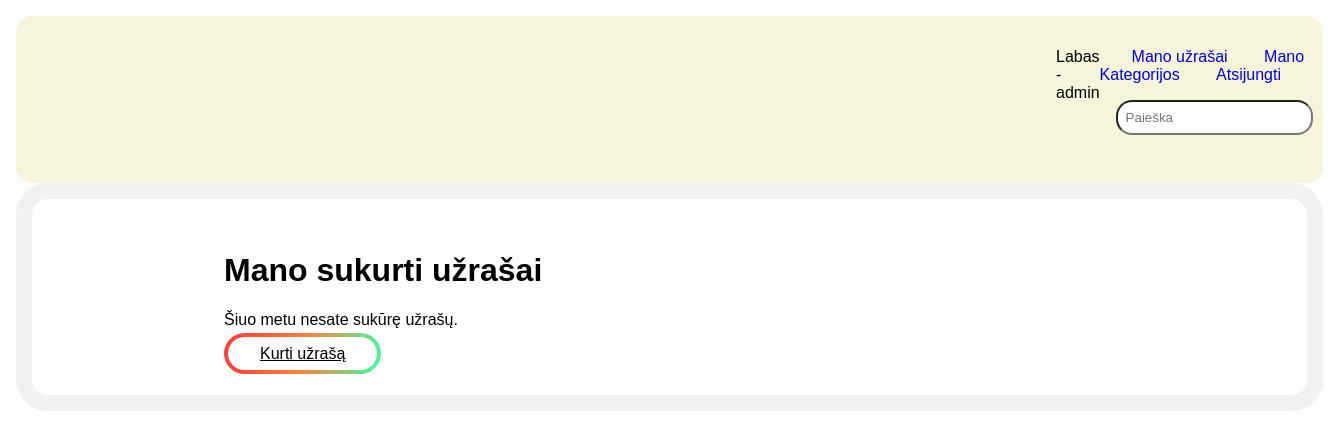
Before: /note/mynotes/ (signed in) with the older database file.
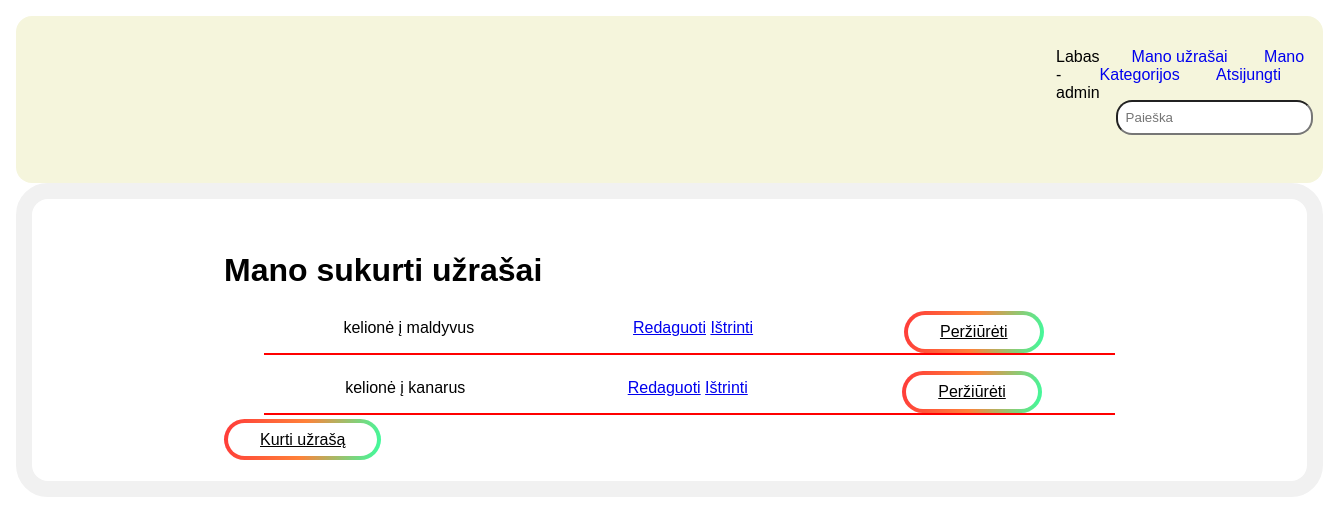
After: the same page with the newer database file.
### note/models.py (models this page shows, shortened)
class Inscription(models.Model):
    title = models.CharField('Pavadinimas', max_length=200)
    text = models.TextField('Aprašymas', max_length=1000, help_text='Užrašo aprašymas')
    category = models.ForeignKey('Category', on_delete=models.SET_NULL, null=True)
    reader = models.ForeignKey(User, on_delete=models.SET_NULL, null=True, blank=True)
    image = models.ImageField('Nuotrauka', upload_to='covers', null=True)
    class Meta:
        verbose_name = 'Užrašas'
        verbose_name_plural = 'Užrašai'

### note/views.py (the view)
# urls.py: path('mynotes/', views.MyNotesByUserListView.as_view(), name='mynotes'),
class MyNotesByUserListView(LoginRequiredMixin,generic.ListView):
    model = Inscription
    template_name ='note/user_notes.html'
    def get_queryset(self):
        return Inscription.objects.filter(reader=self.request.user)

### note/templates/note/user_notes.html
{% extends "base.html" %}
{% block content %}
<div class="form">
  <h1>Mano sukurti užrašai</h1>
  {% if inscription_list %}
  <ul>
    {% for notes in inscription_list %}
    <li class="nft">
      <a class="space">{{notes.title}}</a>
      {% if notes.reader == user %}
      <div class="space">
          <a lass="btn btn-secondary btn-sm mt-1 mb-1" href="{% url 'note:my-note-update' notes.id %}">Redaguoti</a>
          <a class="btn btn-danger btn-sm mt-1 mb-1" href="{% url 'note:my-note-delete' notes.id %}">Ištrinti</a>
      </div>
      {% endif %}
      <a class="button" href="{% url 'note:mynote' notes.pk %}" role="button">Peržiūrėti</a>
    </li>
    {% endfor %}
  </ul>
  {% else %}
    <p>Šiuo metu nesate sukūrę užrašų.</p>
  {% endif %}
  <a class="nav-item"><a class="button" href="{% url 'note:my-new' %}">Kurti užrašą</a>
</div>
{% endblock %}

### notebook/templates/base.html (shortened to what this page needs)
<!DOCTYPE html>
<html lang="en">
<head>
    {% load static %}
    <link rel="stylesheet" href="{% static 'note/style.css' %}">
</head>
<body>
    {% block sidebar %}
            <div class="header">
            {% if user.is_authenticated %}
                <h>Labas - {{ user.get_username }}</h>
            <nav>
                <a href="{% url 'note:mynotes' %}">Mano užrašai</a>
                <a href="{% url 'note:mycategorys' %}">Mano Kategorijos</a>
                <a href="{% url 'logout' %}">Atsijungti</a>
                <form action="{% url 'note:search' %}" method="get" class="form-inline my-2 my-md-0">
                    <input name="query" class="form-control" type="text" placeholder="Paieška">
                </form>
            </nav>
            {% else %}
            <nav>
                <a href="{% url 'note:index' %}">Sveiki</a>
                <a href="{% url 'login'%}?next={% url 'note:index' %}">Prisijungti</a>
                <a href="{% url 'note:register' %}">Registruotis</a>
            </nav>
            {% endif %}
            </div>
    {% endblock %}
    <div>{% block content %}{% endblock %}</div>
</body>
</html>

### note/static/note/style.css (style rules this page uses)
body { margin: 1rem; font-family: 'Ubuntu', sans-serif; }
.header { display: flex; justify-content: space-between; background-color: beige; padding: 2rem 2rem 2rem 65rem; border-radius: 1rem; }
.header nav a { text-decoration: none; margin-left: 2rem; padding: 0; }
.button { border-radius: 100rem; font-size: 1rem; padding:0.5rem 2rem; color: black; border: solid 4px transparent; background-image: linear-gradient(rgba(255,57,57, 0), rgba(255,129,57, 0), rgb(57,255,160, 0)), linear-gradient(101deg, #FF3939, #FF8139, #39FFA0); background-origin: border-box; background-clip: content-box, border-box; box-shadow: 2px 1000px 1px #fff inset; }
form { border: 1rem solid #f1f1f1; padding: 2rem 12rem; border-radius: 2rem; }
form[action='/note/search/'] { border: 0rem; margin: 0.5rem; padding: 0.5rem; border-radius: 1rem; }
.form-control { border-radius: 1rem; padding: 0.5rem; }
.form { border: 1rem solid #f1f1f1; padding: 2rem 12rem; border-radius: 2rem; }
.space { padding: 0.5rem; }
.nft { display: flex; justify-content:space-around; border-bottom: 2px solid red; margin-bottom: 1rem; }

Changed rows visible on the page:
added Inscription: title "kelionė į maldyvus", shows "Redaguoti"
added Inscription: title "kelionė į kanarus", shows "Redaguoti"
Other visible differences:
text no longer shown: "Šiuo metu nesate sukūrę užrašų."
